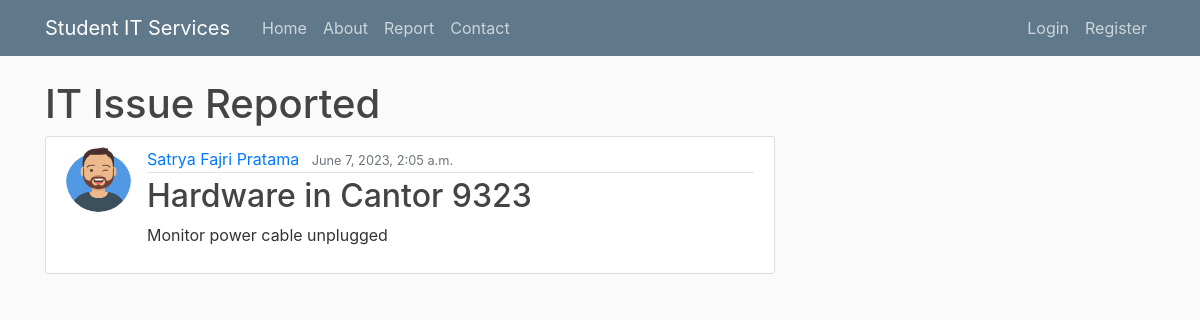
Screenshot of /issue/1 with the database file from the repository.
### itreporting/models.py (models this page shows, shortened)
class Issue(models.Model):
    type = models.CharField(max_length = 100, choices = [('Hardware', 'Hardware'), ('Software', 'Software')])
    room = models.CharField(max_length = 100)
    urgent = models.BooleanField(default = False)
    details = models.TextField()
    date_submitted = models.DateTimeField(default = timezone.now)
    author = models.ForeignKey(User, on_delete = models.CASCADE)

### users/models.py (models this page shows)
class Profile(models.Model):
    user = models.OneToOneField(User, null = True, on_delete = models.CASCADE)
    image = models.ImageField(default = 'default.png', upload_to = 'profile_pics')
    def __str__(self):
        return f'{self.user.first_name} {self.user.last_name}'

### itreporting/views.py (the view)
# urls.py: path('issue/<int:pk>', PostDetailView.as_view(), name = 'issue-detail'),
class PostDetailView(DetailView):
	model = Issue

### itreporting/templates/itreporting/issue_detail.html (shortened to what this page needs)
{% extends "itreporting/base.html" %}
{% block content %}
    <h1>IT Issue Reported</h1>
    <article class="media content-section">
        <img class="rounded-circle article-img" src="{{ object.author.profile.image.url }}"/>
        <div class="media-body">
            <div class="article-metadata">
                <a class="mr-2" href="{% url 'itreporting:user-issues' object.author.username %}">{{ object.author.profile }}</a>
                <small class="text-muted">{{ object.date_submitted }}</small>
            </div>
            <h2>{{ object.type }} in {{ object.room }}</h2>
            <p class="article-content">{{ object.details }}</p>
        </div>
    </article>
{% endblock content %}

### itreporting/static/css/styles.css (style rules this page uses)
html { position: relative; min-height: 100%; }
body { background: #fafafa; color: #333333; margin-top: 5rem; margin-bottom: 50px; }
h1, h2, h3, h4, h5, h6 { color: #444444; }
.content-section { background: #ffffff; padding: 10px 20px; border: 1px solid #dddddd; border-radius: 3px; margin-bottom: 20px; }
.article-content { white-space: pre-line; }
.article-img { height: 65px; width: 65px; margin-right: 16px; }
.article-metadata { padding-bottom: 1px; margin-bottom: 4px; border-bottom: 1px solid #e3e3e3 }

### rows the page displays
Issue: author.profile.image (picture), author.profile "Satrya Fajri Pratama", date_submitted "June 7, 2023, 2:05 a.m.", type "Hardware", room "Cantor 9323", details "Monitor power cable unplugged"
